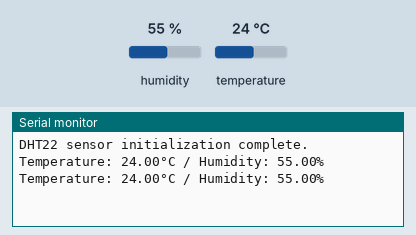
A sketch run on a simulated ESP32. Shown: the last lines printed to the serial monitor. The inputs (shaded band) are chosen by the test bench; at power-on: humidity 55 %, temperature 24 °C.

Above: at 2.8 s.
2.9 s: humidity set to 22 %
At 5.2 s:
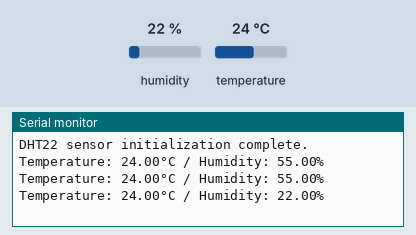
5.6 s: temperature set to 12 °C
At 6.9 s:
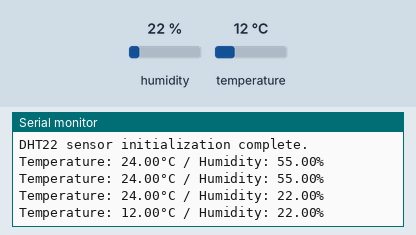
8.3 s: humidity set to 40 %
At 10.4 s:
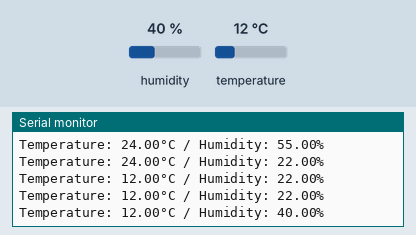
Timing chart, 0 to 11.9 s (numbered marks = the images above; inputs shaded):
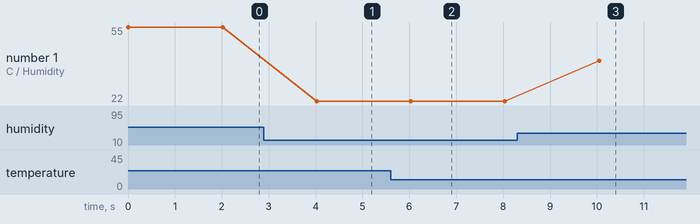

Measured:
- after the input at 2.9 s, the serial monitor: prints a new line after 1.1 s (image 1)
- after the input at 5.6 s, the serial monitor: prints a new line after 0.43 s (image 2)
- after the input at 8.3 s, the serial monitor: prints a new line after 1.7 s (image 3)
- plotted number 1: 22 → 40 after the input at 8.3 s

The sketch:

HUMI-TEMP-SENSOR.ino
```cpp
#include <Arduino.h>
#include <DHT.h>

#define DHTPIN 5 // Assuming GPIO5 is correctly mapped to your ESP32 physical pin
#define DHTTYPE DHT22 // Use DHT22

DHT my_sensor(DHTPIN, DHTTYPE);

void setup() {
  Serial.begin(9600);
  my_sensor.begin();
  Serial.println("DHT22 sensor initialization complete.");
}

void loop() {
  // Read humidity and temperature values
  float humidity = my_sensor.readHumidity();
  float temperature = my_sensor.readTemperature();

  // Check if any reads failed and exit early (to try again).
  if (isnan(humidity) || isnan(temperature)) {
    Serial.println("Failed to read from DHT sensor!");
  } else {
    Serial.print("Temperature: ");
    Serial.print(temperature);
    Serial.print("°C / Humidity: ");
    Serial.print(humidity);
    Serial.println("%");
  }

  delay(2000); // Wait a few seconds between measurements.
}
```
